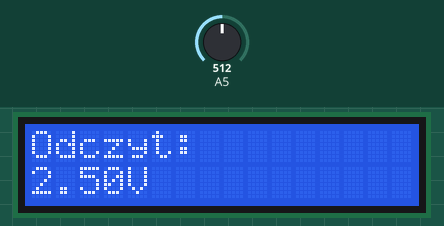
Bench run of a sketch on a simulated Arduino Uno, built with avr-gcc and run on an emulated ATmega328P. On the bench: 16×2 character LCD. The inputs (shaded band) are chosen by the test bench; at power-on: A5 = 512.

Above: at 1.2 s.
1.3 s: A5 set to 716
At 2.0 s:
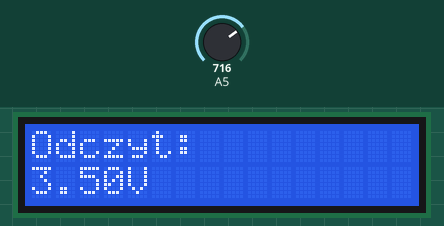
2.8 s: A5 set to 900
At 3.4 s:
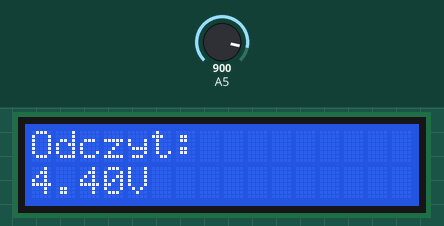
4.3 s: A5 set to 1023
At 4.7 s:
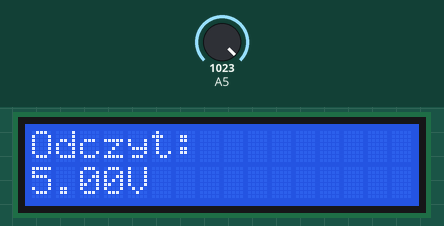
Timing chart, 0 to 7.3 s (numbered marks = the images above; inputs shaded):
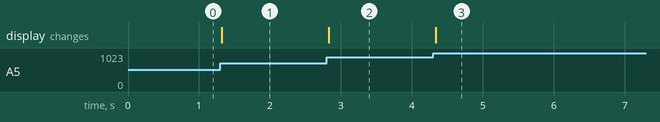

Measured:
- after the input at 1.3 s, the display: changes at once (image 1)
- after the input at 2.8 s, the display: changes at once (image 2)
- after the input at 4.3 s, the display: changes at once (image 3)

The sketch:

odczyt_z_analogowego_na_wyswietlaczu.ino
```cpp
#include <LiquidCrystal.h>  //bilbioteka wyswietlacza
LiquidCrystal lcd(2, 3, 4, 5, 6, 7); // informacja o podlaczeniu wyswietlacza
double odczyt;

void setup() {
  lcd.begin(16, 2); // deklaracja typu wyswietlacza (2 linie po 16 znakow)
  lcd.clear();  //wyczyszczenie wyswietlacza
  lcd.setCursor(0, 0); //ustaw kursor 1 linia
  lcd.print("Odczyt:");
  lcd.setCursor(0, 1); //ustaw kursor 2 linia
  lcd.print("0.00V");
}

void loop() {
  odczyt = analogRead(A5)*5.0/1023.0; //wartosc odczytanego napiecia
  lcd.setCursor(0,1); //ustawienie kursora 2 linia
  lcd.print(odczyt); //wyswietlanie tekstu
  delay(250);

}
```
